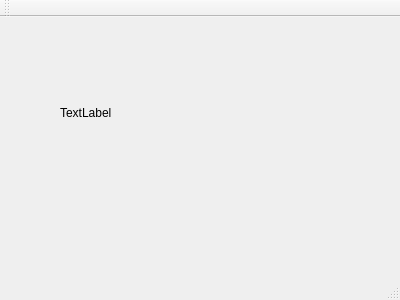
<?xml version="1.0" encoding="UTF-8"?>
<ui version="4.0">
 <class>MainWindow</class>
 <widget class="QMainWindow" name="MainWindow">
  <property name="geometry">
   <rect>
    <x>0</x>
    <y>0</y>
    <width>400</width>
    <height>300</height>
   </rect>
  </property>
  <property name="windowTitle">
   <string>MainWindow</string>
  </property>
  <widget class="QWidget" name="centralWidget">
   <widget class="QLabel" name="label">
    <property name="geometry">
     <rect>
      <x>60</x>
      <y>30</y>
      <width>301</width>
      <height>131</height>
     </rect>
    </property>
    <property name="text">
     <string>TextLabel</string>
    </property>
   </widget>
  </widget>
  <widget class="QMenuBar" name="menuBar">
   <property name="geometry">
    <rect>
     <x>0</x>
     <y>0</y>
     <width>400</width>
     <height>30</height>
    </rect>
   </property>
  </widget>
  <widget class="QToolBar" name="mainToolBar">
   <attribute name="toolBarArea">
    <enum>TopToolBarArea</enum>
   </attribute>
   <attribute name="toolBarBreak">
    <bool>false</bool>
   </attribute>
  </widget>
  <widget class="QStatusBar" name="statusBar"/>
 </widget>
 <layoutdefault spacing="6" margin="11"/>
 <resources/>
 <connections/>
</ui>
